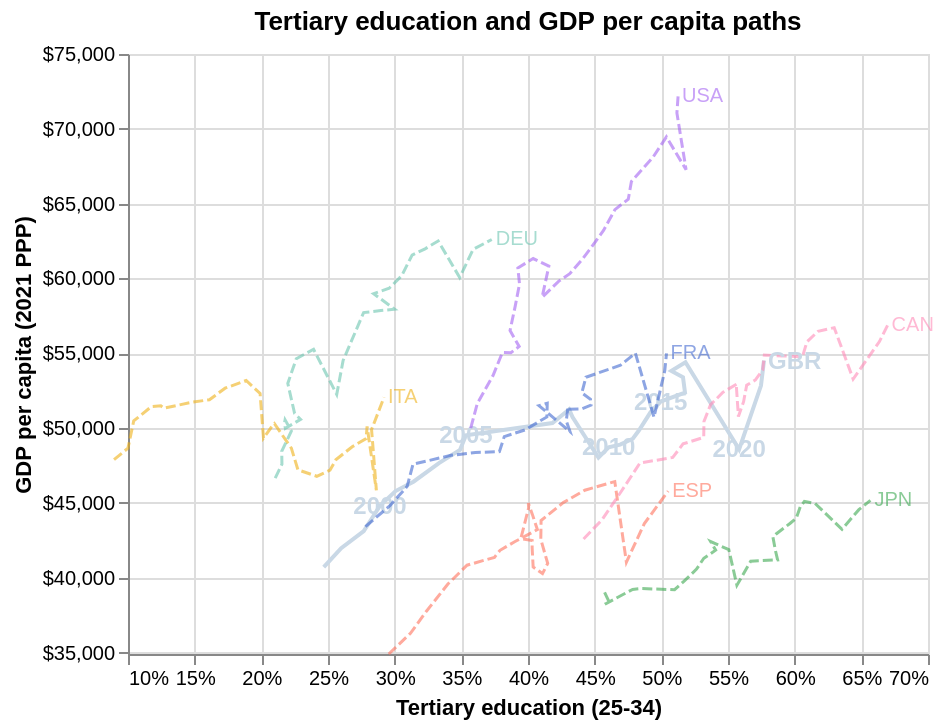

Express this chart as Vega-Lite.
### Vega-Lite specification from a JSON file in a GitHub repository (floating-point values rounded to 4 significant figures; data arrays with more than 128 entries replaced by an {"elided": "..."} marker saying what was removed)
{"config": {"view": {"continuousWidth": 300, "continuousHeight": 300}}, "layer": [{"mark": {"type": "text", "fontWeight": {"expr": "datum.iso3 == 'GBR' ? 'bold' : 'normal'"}, "opacity": {"expr": "datum.iso3 == 'GBR' ? 1 : 0.6"}, "size": {"expr": "datum.iso3 == 'GBR' ? 12 : 10"}, "stroke": "grey", "strokeWidth": 0}, "encoding": {"color": {"field": "country", "legend": null, "scale": {"domain": ["United Kingdom", "France", "Italy", "Spain", "Germany", "Japan", "Canada", "United States"], "range": ["#c9d8e6", "#4269d0", "#efb118", "#ff725c", "#6cc5b0", "#3ca951", "#ff8ab7", "#a463f2", "#97bbf5", "#9c6b4e"]}, "type": "nominal"}, "text": {"field": "date", "type": "nominal"}, "x": {"axis": {"labelExpr": "datum.value + '%'"}, "field": "tertiary_enrollment", "scale": {"domainMax": 70, "domainMin": 10, "zero": false}, "title": "Tertiary education (25-34)", "type": "quantitative"}, "y": {"axis": {"format": "$,.0f"}, "field": "gdp_per_capita", "scale": {"domainMax": 75000, "zero": false}, "title": "GDP per capita (2021 PPP)", "type": "quantitative"}}, "transform": [{"filter": "(datum.date <= param_20)"}, {"filter": "((datum.date % 5 == 0) & datum.iso3 == 'GBR') | datum.date % 200000 == 0"}]}, {"mark": {"type": "line"}, "encoding": {"color": {"field": "country", "legend": null, "scale": {"domain": ["United Kingdom", "France", "Italy", "Spain", "Germany", "Japan", "Canada", "United States"], "range": ["#c9d8e6", "#4269d0", "#efb118", "#ff725c", "#6cc5b0", "#3ca951", "#ff8ab7", "#a463f2", "#97bbf5", "#9c6b4e"]}, "type": "nominal"}, "detail": {"field": "iso3", "type": "nominal"}, "opacity": {"condition": {"test": "(datum.iso3 === 'GBR')", "value": 1}, "value": 0.6}, "order": {"field": "date", "type": "temporal"}, "size": {"condition": {"test": "(datum.iso3 === 'GBR')", "value": 2}, "value": 1.5}, "strokeDash": {"condition": {"test": "(datum.iso3 === 'GBR')", "value": [0, 0]}, "value": [5, 2]}, "x": {"axis": {"labelExpr": "datum.value + '%'"}, "field": "tertiary_enrollment", "scale": {"domainMax": 70, "domainMin": 10, "zero": false}, "title": "Tertiary education (25-34)", "type": "quantitative"}, "y": {"axis": {"format": "$,.0f"}, "field": "gdp_per_capita", "scale": {"domainMax": 75000, "zero": false}, "title": "GDP per capita (2021 PPP)", "type": "quantitative"}}, "transform": [{"filter": "(datum.date <= param_20)"}]}, {"mark": {"type": "text", "align": "left", "baseline": "middle", "dx": 2, "dy": 0, "fontWeight": {"expr": "datum.iso3 == 'GBR' ? 'bold' : 'normal'"}, "opacity": {"expr": "datum.iso3 == 'GBR' ? 1 : 0.6"}, "size": {"expr": "datum.iso3 == 'GBR' ? 12 : 10"}, "strokeWidth": 0}, "encoding": {"color": {"field": "country", "legend": null, "scale": {"domain": ["United Kingdom", "France", "Italy", "Spain", "Germany", "Japan", "Canada", "United States"], "range": ["#c9d8e6", "#4269d0", "#efb118", "#ff725c", "#6cc5b0", "#3ca951", "#ff8ab7", "#a463f2", "#97bbf5", "#9c6b4e"]}, "type": "nominal"}, "text": {"field": "iso3", "type": "nominal"}, "x": {"axis": {"labelExpr": "datum.value + '%'"}, "field": "tertiary_enrollment", "scale": {"domainMax": 70, "domainMin": 10, "zero": false}, "title": "Tertiary education (25-34)", "type": "quantitative"}, "y": {"axis": {"format": "$,.0f"}, "field": "gdp_per_capita", "scale": {"domainMax": 75000, "zero": false}, "title": "GDP per capita (2021 PPP)", "type": "quantitative"}}, "transform": [{"filter": "(datum.date <= param_20)"}, {"filter": "(datum.date === param_20)"}]}], "data": {"name": "data-708a2b5dc6e1ecd2a628bbff830e77d3"}, "height": 300, "params": [{"name": "param_20", "bind": {"input": "range", "max": 2022, "min": 1997, "name": "Year:", "step": 1}, "value": 2022}], "title": {"text": "Tertiary education and GDP per capita paths"}, "width": 400, "$schema": "https://vega.github.io/schema/vega-lite/v5.8.0.json", "datasets": {"data-708a2b5dc6e1ecd2a628bbff830e77d3": {"elided": "207 records"}}}
